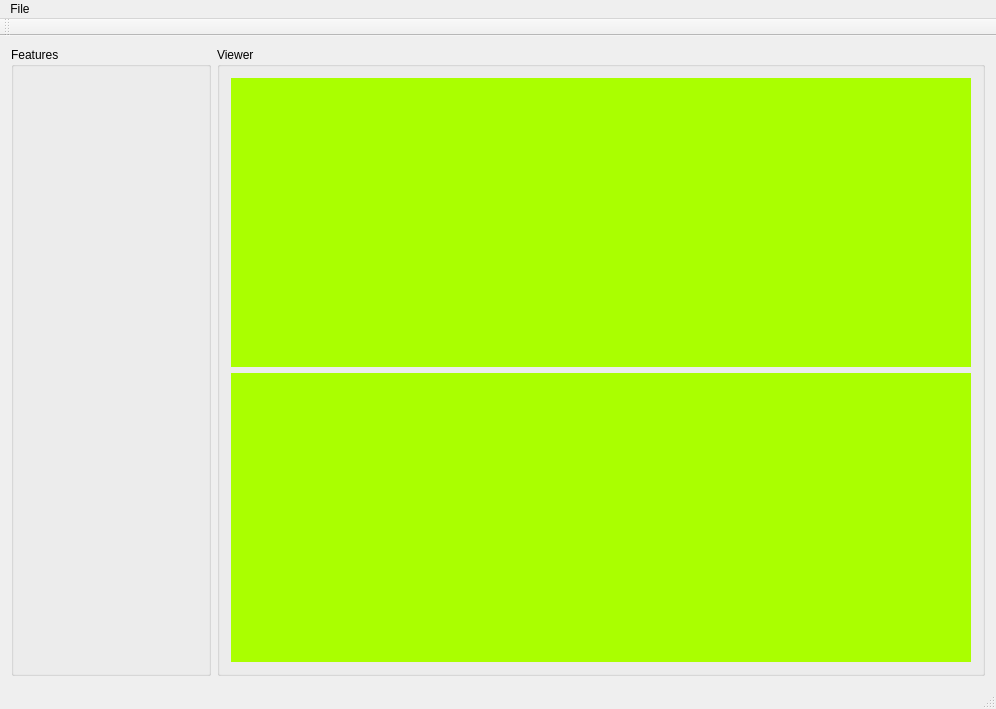
<?xml version="1.0" encoding="UTF-8"?>
<ui version="4.0">
 <class>MainWindow</class>
 <widget class="QMainWindow" name="MainWindow">
  <property name="geometry">
   <rect>
    <x>0</x>
    <y>0</y>
    <width>996</width>
    <height>709</height>
   </rect>
  </property>
  <property name="windowTitle">
   <string>MainWindow</string>
  </property>
  <widget class="QWidget" name="centralWidget">
   <layout class="QHBoxLayout" name="horizontalLayout">
    <item>
     <widget class="QGroupBox" name="groupBox">
      <property name="sizePolicy">
       <sizepolicy hsizetype="Maximum" vsizetype="Preferred">
        <horstretch>0</horstretch>
        <verstretch>0</verstretch>
       </sizepolicy>
      </property>
      <property name="maximumSize">
       <size>
        <width>200</width>
        <height>16777215</height>
       </size>
      </property>
      <property name="title">
       <string>Features</string>
      </property>
     </widget>
    </item>
    <item>
     <widget class="QGroupBox" name="groupBox_2">
      <property name="title">
       <string>Viewer</string>
      </property>
      <layout class="QVBoxLayout" name="verticalLayout">
       <item>
        <widget class="QWidget" name="widget1" native="true">
         <property name="styleSheet">
          <string notr="true">background-color: rgb(170, 255, 0);</string>
         </property>
        </widget>
       </item>
       <item>
        <widget class="QWidget" name="widget2" native="true">
         <property name="styleSheet">
          <string notr="true">background-color: rgb(170, 255, 0);</string>
         </property>
        </widget>
       </item>
      </layout>
     </widget>
    </item>
   </layout>
  </widget>
  <widget class="QMenuBar" name="menuBar">
   <property name="geometry">
    <rect>
     <x>0</x>
     <y>0</y>
     <width>996</width>
     <height>21</height>
    </rect>
   </property>
   <widget class="QMenu" name="menuFile">
    <property name="title">
     <string>File</string>
    </property>
    <addaction name="actionOpen_file"/>
   </widget>
   <addaction name="menuFile"/>
  </widget>
  <widget class="QToolBar" name="mainToolBar">
   <attribute name="toolBarArea">
    <enum>TopToolBarArea</enum>
   </attribute>
   <attribute name="toolBarBreak">
    <bool>false</bool>
   </attribute>
  </widget>
  <widget class="QStatusBar" name="statusBar"/>
  <action name="actionOpen_file">
   <property name="text">
    <string>Open file</string>
   </property>
  </action>
 </widget>
 <layoutdefault spacing="6" margin="11"/>
 <resources/>
 <connections/>
</ui>
